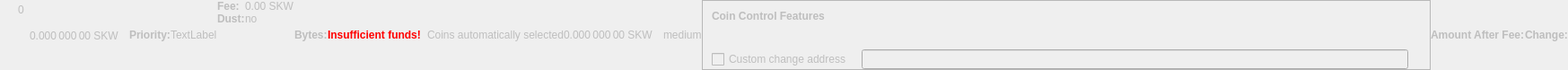
    <widget class="QWidget" name="dummyHideWidget" native="true">
     <property name="enabled">
      <bool>false</bool>
     </property>
     <property name="maximumSize">
      <size>
       <width>100</width>
       <height>22</height>
      </size>
     </property>
     <layout class="QHBoxLayout" name="dummyHideLayout">
      <property name="spacing">
       <number>0</number>
      </property>
      <property name="leftMargin">
       <number>0</number>
      </property>
      <property name="topMargin">
       <number>0</number>
      </property>
      <property name="rightMargin">
       <number>0</number>
      </property>
      <property name="bottomMargin">
       <number>0</number>
      </property>
      <item>
       <layout class="QFormLayout" name="formLayoutCoinControl1">
        <property name="horizontalSpacing">
         <number>10</number>
        </property>
        <property name="verticalSpacing">
         <number>14</number>
        </property>
        <property name="leftMargin">
         <number>10</number>
        </property>
        <property name="topMargin">
         <number>4</number>
        </property>
        <property name="rightMargin">
         <number>6</number>
        </property>
        <item row="0" column="1">
         <widget class="QLabel" name="labelCoinControlBytes">
          <property name="cursor">
           <cursorShape>IBeamCursor</cursorShape>
          </property>
          <property name="contextMenuPolicy">
           <enum>Qt::ActionsContextMenu</enum>
          </property>
          <property name="text">
           <string notr="true">0</string>
          </property>
          <property name="textInteractionFlags">
           <set>Qt::LinksAccessibleByMouse|Qt::TextSelectableByKeyboard|Qt::TextSelectableByMouse</set>
          </property>
         </widget>
        </item>
       </layout>
      </item>
      <item>
       <widget class="QLabel" name="labelCoinControlAfterFee">
        <property name="enabled">
         <bool>false</bool>
        </property>
        <property name="sizePolicy">
         <sizepolicy hsizetype="Fixed" vsizetype="Fixed">
          <horstretch>0</horstretch>
          <verstretch>0</verstretch>
         </sizepolicy>
        </property>
        <property name="minimumSize">
         <size>
          <width>111</width>
          <height>12</height>
         </size>
        </property>
        <property name="maximumSize">
         <size>
          <width>111</width>
          <height>12</height>
         </size>
        </property>
        <property name="cursor">
         <cursorShape>IBeamCursor</cursorShape>
        </property>
        <property name="contextMenuPolicy">
         <enum>Qt::ActionsContextMenu</enum>
        </property>
        <property name="text">
         <string notr="true">0.000 000 00 SKW</string>
        </property>
        <property name="textInteractionFlags">
         <set>Qt::LinksAccessibleByMouse|Qt::TextSelectableByKeyboard|Qt::TextSelectableByMouse</set>
        </property>
       </widget>
      </item>
      <item>
       <widget class="QLabel" name="labelCoinControlPriorityText">
        <property name="enabled">
         <bool>false</bool>
        </property>
        <property name="font">
         <font>
          <weight>75</weight>
          <bold>true</bold>
         </font>
        </property>
        <property name="text">
         <string>Priority:</string>
        </property>
       </widget>
      </item>
      <item>
       <layout class="QHBoxLayout" name="horizontalLayout">
        <item>
         <widget class="QLabel" name="WarningLabel">
          <property name="text">
           <string>TextLabel</string>
          </property>
         </widget>
        </item>
       </layout>
      </item>
      <item>
       <layout class="QFormLayout" name="formLayoutCoinControl3">
        <property name="horizontalSpacing">
         <number>0</number>
        </property>
        <property name="verticalSpacing">
         <number>0</number>
        </property>
        <property name="leftMargin">
         <number>0</number>
        </property>
        <property name="topMargin">
         <number>0</number>
        </property>
        <property name="rightMargin">
         <number>0</number>
        </property>
        <item row="0" column="0">
         <widget class="QLabel" name="labelCoinControlFeeText">
          <property name="enabled">
           <bool>false</bool>
          </property>
          <property name="font">
           <font>
            <weight>75</weight>
            <bold>true</bold>
           </font>
          </property>
          <property name="text">
           <string>Fee:</string>
          </property>
          <property name="margin">
           <number>0</number>
          </property>
         </widget>
        </item>
        <item row="0" column="1">
         <widget class="QLabel" name="labelCoinControlFee">
          <property name="enabled">
           <bool>false</bool>
          </property>
          <property name="cursor">
           <cursorShape>IBeamCursor</cursorShape>
          </property>
          <property name="contextMenuPolicy">
           <enum>Qt::ActionsContextMenu</enum>
          </property>
          <property name="text">
           <string notr="true">0.00 SKW</string>
          </property>
          <property name="textInteractionFlags">
           <set>Qt::LinksAccessibleByMouse|Qt::TextSelectableByKeyboard|Qt::TextSelectableByMouse</set>
          </property>
         </widget>
        </item>
        <item row="1" column="0">
         <widget class="QLabel" name="labelCoinControlLowOutputText">
          <property name="enabled">
           <bool>false</bool>
          </property>
          <property name="font">
           <font>
            <weight>75</weight>
            <bold>true</bold>
           </font>
          </property>
          <property name="text">
           <string>Dust:</string>
          </property>
         </widget>
        </item>
        <item row="1" column="1">
         <widget class="QLabel" name="labelCoinControlLowOutput">
          <property name="enabled">
           <bool>false</bool>
          </property>
          <property name="cursor">
           <cursorShape>IBeamCursor</cursorShape>
          </property>
          <property name="contextMenuPolicy">
           <enum>Qt::ActionsContextMenu</enum>
          </property>
          <property name="text">
           <string>no</string>
          </property>
          <property name="textInteractionFlags">
           <set>Qt::LinksAccessibleByMouse|Qt::TextSelectableByKeyboard|Qt::TextSelectableByMouse</set>
          </property>
         </widget>
        </item>
       </layout>
      </item>
      <item>
       <widget class="QLabel" name="labelCoinControlBytesText">
        <property name="enabled">
         <bool>false</bool>
        </property>
        <property name="font">
         <font>
          <weight>75</weight>
          <bold>true</bold>
         </font>
        </property>
        <property name="text">
         <string>Bytes:</string>
        </property>
       </widget>
      </item>
      <item>
       <layout class="QFormLayout" name="formLayoutCoinControl2">
        <property name="horizontalSpacing">
         <number>0</number>
        </property>
        <property name="verticalSpacing">
         <number>0</number>
        </property>
        <property name="leftMargin">
         <number>0</number>
        </property>
        <property name="topMargin">
         <number>0</number>
        </property>
        <property name="rightMargin">
         <number>0</number>
        </property>
       </layout>
      </item>
      <item>
       <layout class="QHBoxLayout" name="horizontalLayoutCoinControl2">
        <property name="spacing">
         <number>0</number>
        </property>
        <property name="bottomMargin">
         <number>0</number>
        </property>
       </layout>
      </item>
      <item>
       <widget class="QLabel" name="labelCoinControlInsuffFunds">
        <property name="enabled">
         <bool>false</bool>
        </property>
        <property name="minimumSize">
         <size>
          <width>0</width>
          <height>0</height>
         </size>
        </property>
        <property name="font">
         <font>
          <weight>75</weight>
          <bold>true</bold>
         </font>
        </property>
        <property name="styleSheet">
         <string notr="true">color:red;font-weight:bold;</string>
        </property>
        <property name="text">
         <string>Insufficient funds!</string>
        </property>
        <property name="margin">
         <number>5</number>
        </property>
       </widget>
      </item>
      <item>
       <layout class="QFormLayout" name="formLayoutCoinControl4">
        <property name="horizontalSpacing">
         <number>0</number>
        </property>
        <property name="verticalSpacing">
         <number>0</number>
        </property>
        <property name="leftMargin">
         <number>0</number>
        </property>
        <property name="topMargin">
         <number>0</number>
        </property>
        <property name="rightMargin">
         <number>0</number>
        </property>
       </layout>
      </item>
      <item>
       <widget class="QLabel" name="labelCoinControlChangeLabel">
        <property name="enabled">
         <bool>false</bool>
        </property>
        <property name="sizePolicy">
         <sizepolicy hsizetype="Preferred" vsizetype="Expanding">
          <horstretch>0</horstretch>
          <verstretch>0</verstretch>
         </sizepolicy>
        </property>
        <property name="minimumSize">
         <size>
          <width>0</width>
          <height>0</height>
         </size>
        </property>
        <property name="text">
         <string/>
        </property>
        <property name="margin">
         <number>3</number>
        </property>
       </widget>
      </item>
      <item>
       <widget class="QLabel" name="labelCoinControlAutomaticallySelected">
        <property name="enabled">
         <bool>false</bool>
        </property>
        <property name="sizePolicy">
         <sizepolicy hsizetype="Fixed" vsizetype="Fixed">
          <horstretch>0</horstretch>
          <verstretch>0</verstretch>
         </sizepolicy>
        </property>
        <property name="minimumSize">
         <size>
          <width>0</width>
          <height>0</height>
         </size>
        </property>
        <property name="maximumSize">
         <size>
          <width>240</width>
          <height>16777215</height>
         </size>
        </property>
        <property name="text">
         <string>Coins automatically selected</string>
        </property>
        <property name="margin">
         <number>5</number>
        </property>
       </widget>
      </item>
      <item>
       <widget class="QLabel" name="labelCoinControlChange">
        <property name="enabled">
         <bool>false</bool>
        </property>
        <property name="sizePolicy">
         <sizepolicy hsizetype="Fixed" vsizetype="Fixed">
          <horstretch>0</horstretch>
          <verstretch>0</verstretch>
         </sizepolicy>
        </property>
        <property name="minimumSize">
         <size>
          <width>111</width>
          <height>0</height>
         </size>
        </property>
        <property name="maximumSize">
         <size>
          <width>111</width>
          <height>16777215</height>
         </size>
        </property>
        <property name="cursor">
         <cursorShape>IBeamCursor</cursorShape>
        </property>
        <property name="contextMenuPolicy">
         <enum>Qt::ActionsContextMenu</enum>
        </property>
        <property name="text">
         <string notr="true">0.000 000 00 SKW</string>
        </property>
        <property name="textInteractionFlags">
         <set>Qt::LinksAccessibleByMouse|Qt::TextSelectableByKeyboard|Qt::TextSelectableByMouse</set>
        </property>
       </widget>
      </item>
      <item>
       <widget class="QLabel" name="labelCoinControlPriority">
        <property name="enabled">
         <bool>false</bool>
        </property>
        <property name="cursor">
         <cursorShape>IBeamCursor</cursorShape>
        </property>
        <property name="contextMenuPolicy">
         <enum>Qt::ActionsContextMenu</enum>
        </property>
        <property name="text">
         <string>medium</string>
        </property>
        <property name="textInteractionFlags">
         <set>Qt::LinksAccessibleByMouse|Qt::TextSelectableByKeyboard|Qt::TextSelectableByMouse</set>
        </property>
       </widget>
      </item>
      <item>
       <widget class="QFrame" name="frameCoinControl">
        <property name="sizePolicy">
         <sizepolicy hsizetype="Expanding" vsizetype="Expanding">
          <horstretch>0</horstretch>
          <verstretch>0</verstretch>
         </sizepolicy>
        </property>
        <property name="maximumSize">
         <size>
          <width>16777215</width>
          <height>16777215</height>
         </size>
        </property>
        <property name="frameShape">
         <enum>QFrame::StyledPanel</enum>
        </property>
        <property name="frameShadow">
         <enum>QFrame::Sunken</enum>
        </property>
        <layout class="QVBoxLayout" name="verticalLayoutCoinControl2_2">
         <property name="spacing">
          <number>0</number>
         </property>
         <property name="leftMargin">
          <number>0</number>
         </property>
         <property name="topMargin">
          <number>0</number>
         </property>
         <property name="rightMargin">
          <number>0</number>
         </property>
         <property name="bottomMargin">
          <number>0</number>
         </property>
         <item>
          <layout class="QVBoxLayout" name="verticalLayoutCoinControl" stretch="0,0,0,1">
           <property name="spacing">
            <number>0</number>
           </property>
           <property name="leftMargin">
            <number>10</number>
           </property>
           <property name="topMargin">
            <number>10</number>
           </property>
           <item>
            <layout class="QHBoxLayout" name="horizontalLayoutCoinControl1">
             <property name="bottomMargin">
              <number>15</number>
             </property>
             <item>
              <widget class="QLabel" name="labelCoinControlFeatures">
               <property name="enabled">
                <bool>false</bool>
               </property>
               <property name="sizePolicy">
                <sizepolicy hsizetype="Preferred" vsizetype="Maximum">
                 <horstretch>0</horstretch>
                 <verstretch>0</verstretch>
                </sizepolicy>
               </property>
               <property name="font">
                <font>
                 <weight>75</weight>
                 <bold>true</bold>
                </font>
               </property>
               <property name="styleSheet">
                <string notr="true">font-weight:bold;</string>
               </property>
               <property name="text">
                <string>Coin Control Features</string>
               </property>
              </widget>
             </item>
            </layout>
           </item>
           <item>
            <widget class="QWidget" name="widgetCoinControl" native="true">
             <property name="sizePolicy">
              <sizepolicy hsizetype="Preferred" vsizetype="Preferred">
               <horstretch>0</horstretch>
               <verstretch>0</verstretch>
              </sizepolicy>
             </property>
             <property name="minimumSize">
              <size>
               <width>0</width>
               <height>0</height>
              </size>
             </property>
             <property name="styleSheet">
              <string notr="true"/>
             </property>
             <layout class="QHBoxLayout" name="horizontalLayoutCoinControl5_2">
              <property name="leftMargin">
               <number>0</number>
              </property>
              <property name="topMargin">
               <number>0</number>
              </property>
              <property name="rightMargin">
               <number>0</number>
              </property>
              <property name="bottomMargin">
               <number>0</number>
              </property>
              <item>
               <layout class="QHBoxLayout" name="horizontalLayoutCoinControl3">
                <property name="spacing">
                 <number>20</number>
                </property>
                <property name="topMargin">
                 <number>0</number>
                </property>
                <property name="bottomMargin">
                 <number>10</number>
                </property>
               </layout>
              </item>
             </layout>
            </widget>
           </item>
           <item>
            <layout class="QHBoxLayout" name="horizontalLayoutCoinControl4" stretch="0,0,0">
             <property name="spacing">
              <number>12</number>
             </property>
             <property name="sizeConstraint">
              <enum>QLayout::SetDefaultConstraint</enum>
             </property>
             <property name="topMargin">
              <number>5</number>
             </property>
             <property name="rightMargin">
              <number>5</number>
             </property>
             <item>
              <widget class="QCheckBox" name="checkBoxCoinControlChange">
               <property name="enabled">
                <bool>false</bool>
               </property>
               <property name="toolTip">
                <string>If this is activated, but the change address is empty or invalid, change will be sent to a newly generated address.</string>
               </property>
               <property name="text">
                <string>Custom change address</string>
               </property>
              </widget>
             </item>
             <item>
              <widget class="QValidatedLineEdit" name="lineEditCoinControlChange">
               <property name="enabled">
                <bool>false</bool>
               </property>
               <property name="sizePolicy">
                <sizepolicy hsizetype="Expanding" vsizetype="Fixed">
                 <horstretch>0</horstretch>
                 <verstretch>0</verstretch>
                </sizepolicy>
               </property>
              </widget>
             </item>
             <item>
              <widget class="QLabel" name="labelCoinControlChangeLabel_2">
               <property name="sizePolicy">
                <sizepolicy hsizetype="Preferred" vsizetype="Expanding">
                 <horstretch>0</horstretch>
                 <verstretch>0</verstretch>
                </sizepolicy>
               </property>
               <property name="minimumSize">
                <size>
                 <width>0</width>
                 <height>0</height>
                </size>
               </property>
               <property name="text">
                <string/>
               </property>
               <property name="margin">
                <number>3</number>
               </property>
              </widget>
             </item>
            </layout>
           </item>
           <item>
            <spacer name="verticalSpacerCoinControl">
             <property name="orientation">
              <enum>Qt::Vertical</enum>
             </property>
             <property name="sizeHint" stdset="0">
              <size>
               <width>800</width>
               <height>1</height>
              </size>
             </property>
            </spacer>
           </item>
          </layout>
         </item>
        </layout>
       </widget>
      </item>
      <item>
       <widget class="QLabel" name="labelCoinControlAfterFeeText">
        <property name="enabled">
         <bool>false</bool>
        </property>
        <property name="minimumSize">
         <size>
          <width>0</width>
          <height>0</height>
         </size>
        </property>
        <property name="maximumSize">
         <size>
          <width>16777215</width>
          <height>16777215</height>
         </size>
        </property>
        <property name="font">
         <font>
          <weight>75</weight>
          <bold>true</bold>
         </font>
        </property>
        <property name="text">
         <string>Amount After Fee:</string>
        </property>
        <property name="alignment">
         <set>Qt::AlignLeading|Qt::AlignLeft|Qt::AlignVCenter</set>
        </property>
        <property name="margin">
         <number>0</number>
        </property>
       </widget>
      </item>
      <item>
       <widget class="QLabel" name="labelCoinControlChangeText">
        <property name="enabled">
         <bool>false</bool>
        </property>
        <property name="sizePolicy">
         <sizepolicy hsizetype="Preferred" vsizetype="Preferred">
          <horstretch>0</horstretch>
          <verstretch>0</verstretch>
         </sizepolicy>
        </property>
        <property name="minimumSize">
         <size>
          <width>0</width>
          <height>0</height>
         </size>
        </property>
        <property name="maximumSize">
         <size>
          <width>16777215</width>
          <height>16777215</height>
         </size>
        </property>
        <property name="font">
         <font>
          <weight>75</weight>
          <bold>true</bold>
         </font>
        </property>
        <property name="text">
         <string>Change:</string>
        </property>
        <property name="alignment">
         <set>Qt::AlignLeading|Qt::AlignLeft|Qt::AlignVCenter</set>
        </property>
       </widget>
      </item>
     </layout>
    </widget>
